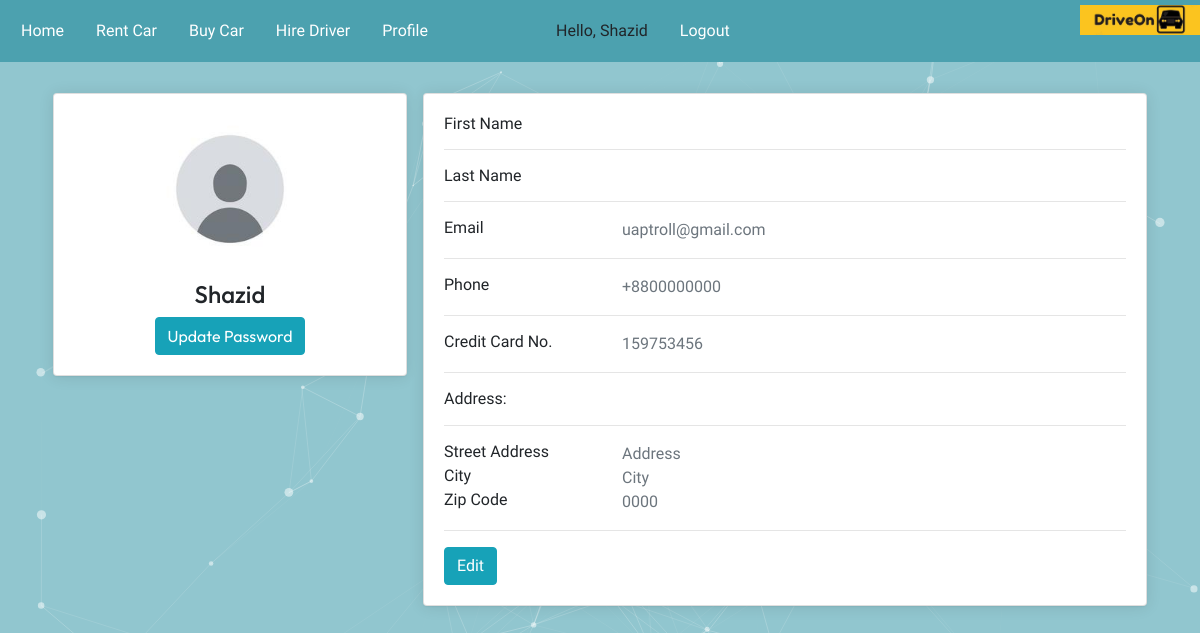
/profile/ (signed in), run on the app's committed database.
### cusProfile/models.py (models this page shows, shortened)
class CusProfile(models.Model):
    user = models.OneToOneField(User, on_delete=models.CASCADE)
    image = models.ImageField(default='default.jpg', upload_to='profile_pic')
    phone_num = models.CharField(default='+8800000000', max_length=11)
    credit_card_num = models.CharField(default='159753456', max_length=10)
    address = models.CharField(default='Address', max_length=100)
    city = models.CharField(default='City', max_length=20)
    zip_code = models.CharField(default='0000', max_length=4)

### demo/views.py (the view)
# urls.py: path('profile/', driveon.viewProfile, name='view-profile'),
@login_required(login_url='login')
def viewProfile(request):
    user_id = request.user
    pro_info = CusProfile.objects.filter(user=request.user).first()
    context={
        'user_id': user_id,
        'pro_info': pro_info
    }
    return render(request, 'userprofile.html', context)

### demo/templates/userprofile.html (shortened to what this page needs)
{% extends 'base.html' %}
{% load static %}
{% block content %}
<!DOCTYPE html>
<html lang="en">
    <head>
        <link rel="stylesheet" href="{% static 'assets/css/profile.css' %}">
        <link href='https://stackpath.bootstrapcdn.com/bootstrap/4.4.1/css/bootstrap.min.css' rel='stylesheet'>
        <link href='https://cdnjs.cloudflare.com/ajax/libs/jquery/3.2.1/jquery.min.js' rel='stylesheet'>
        <link href='https://stackpath.bootstrapcdn.com/bootstrap/4.4.1/js/bootstrap.bundle.min.js' rel='stylesheet'>
      </head>
<body>
  <div id="particles-js"></div>
<div class="container" >
    <div class="main-body">
          <div class="row gutters-sm">
            <div class="col-lg-4">
              <div class="card">
                <div class="card-body">
                  <div class="d-flex flex-column align-items-center text-center">
                    <img src="{{pro_info.image.url}}" alt="{{user_id.username}}.jpg" class="rounded-circle" width="150">
                    <div class="mt-3">
                      <h4>{{user_id.username}}</h4>
                    </div>
                    <div class="col-sm-12">
                      <a class="btn btn-info "  href="{% url 'change-password' %}">Update Password</a>
                    </div>
                  </div>
                </div>
              </div>
            </div>
            <div class="col-md-8">
              <div class="card mb-3">
                <div class="card-body">
                  <div class="row">
                    <div class="col-sm-3">
                      <h6 class="mb-0">First Name</h6>
                    </div>
                    <div class="col-sm-9 text-secondary">
                    </div>
                  </div>
                  <hr>
                  <div class="row">
                    <div class="col-sm-3">
                      <h6 class="mb-0">Last Name</h6>
                    </div>
                    <div class="col-sm-9 text-secondary">
                    </div>
                  </div>
                  <hr>
                  <div class="row">
                    <div class="col-sm-3">
                      <h6 class="mb-0">Email</h6>
                    </div>
                    <div class="col-sm-9 text-secondary">
                      {{user_id.email}}
                    </div>
                  </div>
                  <hr>
                  <div class="row">
                    <div class="col-sm-3">
                      <h6 class="mb-0">Phone</h6>
                    </div>
                    <div class="col-sm-9 text-secondary">
                      {{pro_info.phone_num}}
                    </div>
                  </div>
                  <hr>
                  <div class="row">
                    <div class="col-sm-3">
                      <h6 class="mb-0">Credit Card No.</h6>
                    </div>
                    <div class="col-sm-9 text-secondary">
                      {{pro_info.credit_card_num}}
                    </div>
                  </div>
                  <hr>
                  <div class="row">
                    <div class="col-sm-3">
                      <h6 class="mb-0">Address:</h6>
                    </div>
                  </div>
                  <hr>
                  <div class="row">
                    <div class="col-sm-3">
                      <h6 class="mb-0">Street Address</h6>
                    </div>
                    <div class="col-sm-9 text-secondary">
                      {{pro_info.address}}
                    </div>
                  </div>
                  <div class="row">
                    <div class="col-sm-3">
                      <h6 class="mb-0">City</h6>
                    </div>
                    <div class="col-sm-9 text-secondary">
                      {{pro_info.city}}
                    </div>
                  </div>
                  <div class="row">
                    <div class="col-sm-3">
                      <h6 class="mb-0">Zip Code</h6>
                    </div>
                    <div class="col-sm-9 text-secondary">
                      {{pro_info.zip_code}}
                    </div>
                  </div>
                  <hr>
                  <div class="row">
                    <div class="col-sm-12">
                      <a class="btn btn-info "  href="{% url 'edit-profile' %}">Edit</a>
                    </div>
                  </div>
                </div>
              </div>
            </div>
          </div>
        </div>
    </div>
</body>
</html>
{% endblock %}

### demo/templates/base.html (shortened to what this page needs)
{% load static %}
<!DOCTYPE html>
<html>
<head>
</head>
<body>
  <div class="logo">
    <a href="{% url 'home' %}" ><img src="{% static 'assets/logo.jpg' %}" alt="logo"></a>
  </div>
    <ul>
      <li><a href="{% url 'home' %}">Home</a></li>
      <li><a href="{% url 'rent-car' %}">Rent Car</a></li>
      <li><a href="{% url 'buy-car' %}">Buy Car</a></li>
      <li><a href="{% url 'driver' %}">Hire Driver</a></li>
      <li><a href="{% url 'view-profile' %}">Profile</a></li>
    <li><a href="#">                          </a></li>
    <li><a href="#">                           </a></li>
        <li><a href="#">                          </a></li>
      <li><a>Hello, {{request.user}}</a></li>
      <li><a href="{% url 'logout' %}">Logout</a></li>
    </ul>
    {% block content %}
    {% endblock %}
</body>
</html>

### demo/static/assets/css/profile.css (style rules this page uses)
body { margin-top:20px; color: #1a202c; text-align: left; background-color: #e2e8f0; font-family: 'Ropa Sans', sans-serif }
.main-body { padding: 15px; }
.card { box-shadow: 0 1px 15px 0 rgba(0,0,0,.1), 0 1px 2px 0 rgba(0,0,0,.06); }
.card { position: relative; display: flex; flex-direction: column; min-width: 0; word-wrap: break-word; background-color: #fff; background-clip: border-box; border: 0 solid rgba(0,0,0,.125); border-radius: .25rem; }
.col-md-8,.col-lg-8 { font-family: 'Ropa Sans', sans-serif }
.col-lg-4 { font-family: 'Outfit', sans-serif }
.card-body { flex: 1 1 auto; min-height: 1px; padding: 1rem; }
.gutters-sm { margin-right: -8px; margin-left: -8px; }
.gutters-sm>.col, .gutters-sm>[class*=col-] { padding-right: 8px; padding-left: 8px; }
.mb-3, .my-3 { margin-bottom: 1rem!important; }
#particles-js { position: fixed; z-index: -1; width: 100%; height: 100%; top: 0; left: 0; background-color:#91c6cf; }
.container { position: relative; z-index: 1; }

### data on the page
CusProfile: image (placeholder picture), phone_num "+8800000000", credit_card_num "159753456", address "Address", city "City", zip_code "0000"

### other printed values
{{ request.user }} "Shazid"
{{ user_id.username }} "Shazid"
{{ user_id.email }} "uaptroll@gmail.com"
